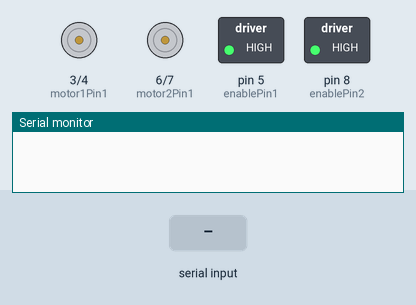
A sketch run on a simulated Arduino Uno, built with avr-gcc and run on an emulated ATmega328P. Shown: motor-driver pin pairs drawn as motors (green arrow = first pin HIGH = forward, orange = second pin HIGH = backward, longer = more drive), switched loads named in the sketch (green lamp = pin HIGH), the last lines printed to the serial monitor. Inputs (shaded band) come from the test bench.

Above: at 1.2 s.
1.3 s: "1" received over Serial
At 2.2 s:
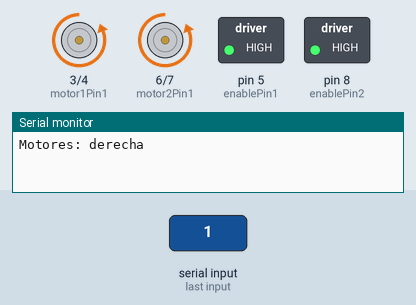
2.8 s: "2" received over Serial
At 3.3 s:
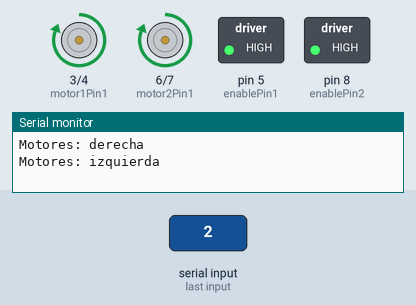
4.3 s: "0" received over Serial
At 5.7 s:
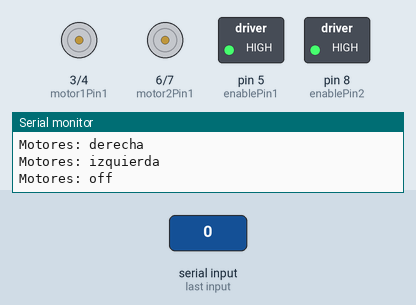
Timing chart, 0 to 7.3 s (numbered marks = the images above; inputs shaded):
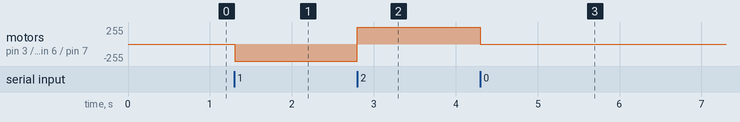

Measured:
- after the input at 1.3 s, motor on pin 3 (motor1Pin1) / pin 4 (motor1Pin2), motor on pin 6 (motor2Pin1) / pin 7 (motor2Pin2): stopped → backward 255/255 at once
- after the input at 2.8 s, motor on pin 3 (motor1Pin1) / pin 4 (motor1Pin2), motor on pin 6 (motor2Pin1) / pin 7 (motor2Pin2): backward 255/255 → forward 255/255 at once
- after the input at 4.3 s, motor on pin 3 (motor1Pin1) / pin 4 (motor1Pin2), motor on pin 6 (motor2Pin1) / pin 7 (motor2Pin2): forward 255/255 → stopped at once

The sketch:

Control_DC_Motor_via_Bluetooth.ino
```cpp
int motor1Pin1 = 3; // pin In1
int motor1Pin2 = 4; // pin In2
int enablePin1 = 5; // pin enA
int motor2Pin1 = 6; //pin In3
int motor2Pin2 = 7; //pin In4
int enablePin2 = 8; //pin ENB
int state;
int flag=0;        //makes sure that the serial only prints once the state

void setup() {
    // sets the pins as outputs:
    pinMode(motor1Pin1, OUTPUT);
    pinMode(motor1Pin2, OUTPUT);
    pinMode(enablePin1, OUTPUT);
    pinMode(motor2Pin1, OUTPUT);
    pinMode(motor2Pin2, OUTPUT);
    pinMode(enablePin2, OUTPUT);
    // sets enablePin high so that motor can turn on:
    digitalWrite(enablePin1, HIGH);
    digitalWrite(enablePin2, HIGH);    // initialize serial communication at 9600 bits per second:
    Serial.begin(9600);
}

void loop() {
    //if some date is sent, reads it and saves in state
    if(Serial.available() > 0){
      state = Serial.read();
      flag=0;
    }
    // if the state is '0' the DC motor will turn off
    if (state == '0') {
        digitalWrite(motor1Pin1, LOW); // set pin 2 on L293D low
        digitalWrite(motor1Pin2, LOW); // set pin 7 on L293D low
        digitalWrite(motor2Pin1, LOW);
        digitalWrite(motor2Pin2, LOW);
        if(flag == 0){
          Serial.println("Motores: off");
          flag=1;
        }
    }
    // if the state is '1' the motor will turn right
    else if (state == '1') {
        digitalWrite(motor1Pin1, LOW); // set pin 2 on L293D low
        digitalWrite(motor1Pin2, HIGH); // set pin 7 on L293D high
        digitalWrite(motor2Pin1,LOW);
        digitalWrite(motor2Pin2,HIGH);
        if(flag == 0){
          Serial.println("Motores: derecha");
          flag=1;
        }
    }
    // if the state is '2' the motor will turn left
    else if (state == '2') {
        digitalWrite(motor1Pin1, HIGH); // set pin 2 on L293D high
        digitalWrite(motor1Pin2, LOW); // set pin 7 on L293D low
        digitalWrite(motor2Pin1, HIGH);
        digitalWrite(motor2Pin2, LOW);
        if(flag == 0){
          Serial.println("Motores: izquierda");
          flag=1;
        }
    }
 // if (ard_comman == CMD_ANALOGWRITE) {
   // analogWrite (pin_num, pin_value);
    // añadir aquí el código
    //de regreso; // Hecho. volver a loop ();
  //}
    // 4) enviar datos a ARDUDROID
 // if (ard_command == CMD_READ_ARDUDROID) {
    // char send_to_android [] = "Coloca el texto aquí." ;
    // Serial.println (send_to_android) / / Ejemplo: Si envía texto
  //  Serial.print ("analógica 0 =");
  //  Serial.println (analogRead (A0)) // Ejemplo: Leer y enviar valor pin analógico a Arduino
  //  retorno // Listo. volver a loop ();
 // }}
}
```
